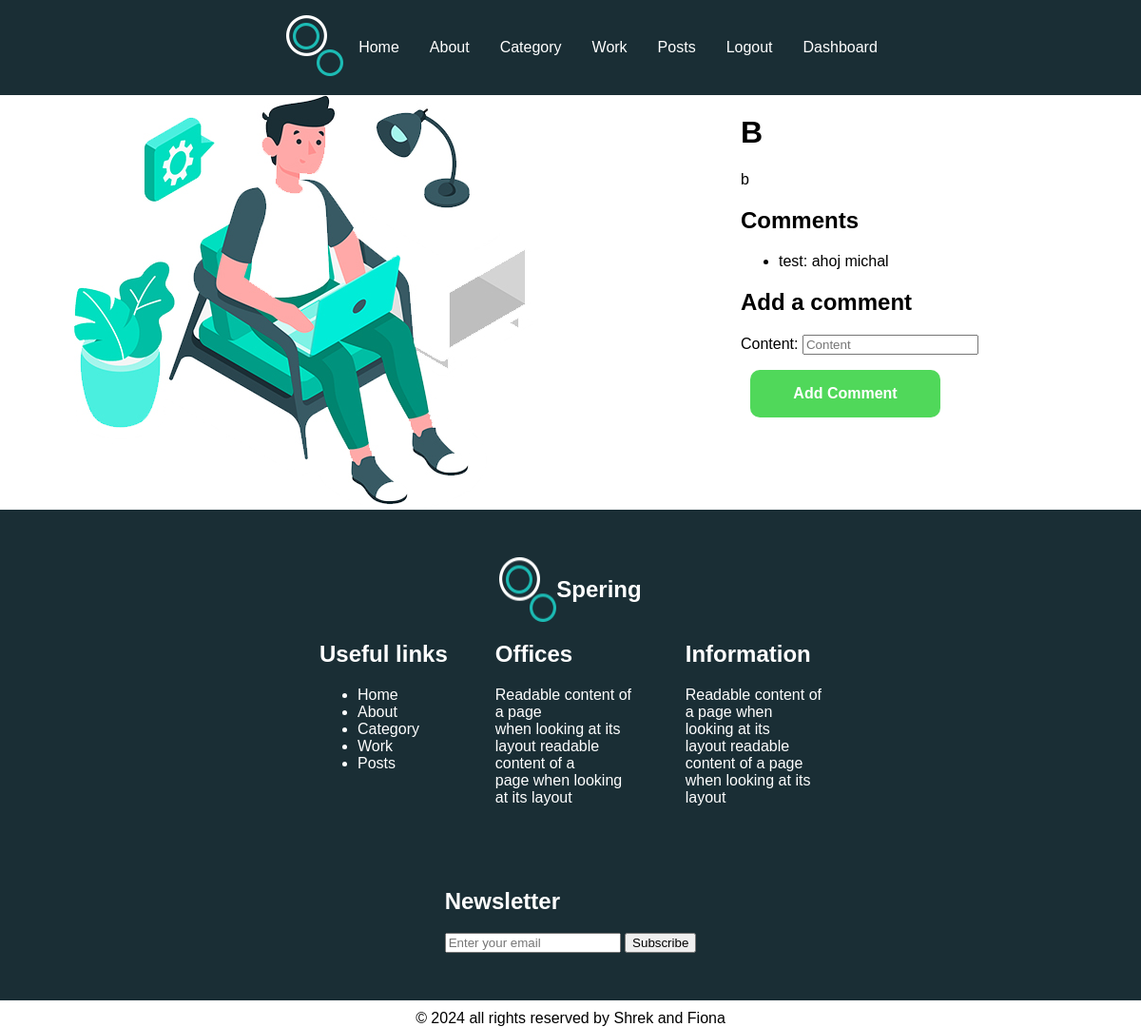
Page /post/13/ (signed in) on the earlier database version.
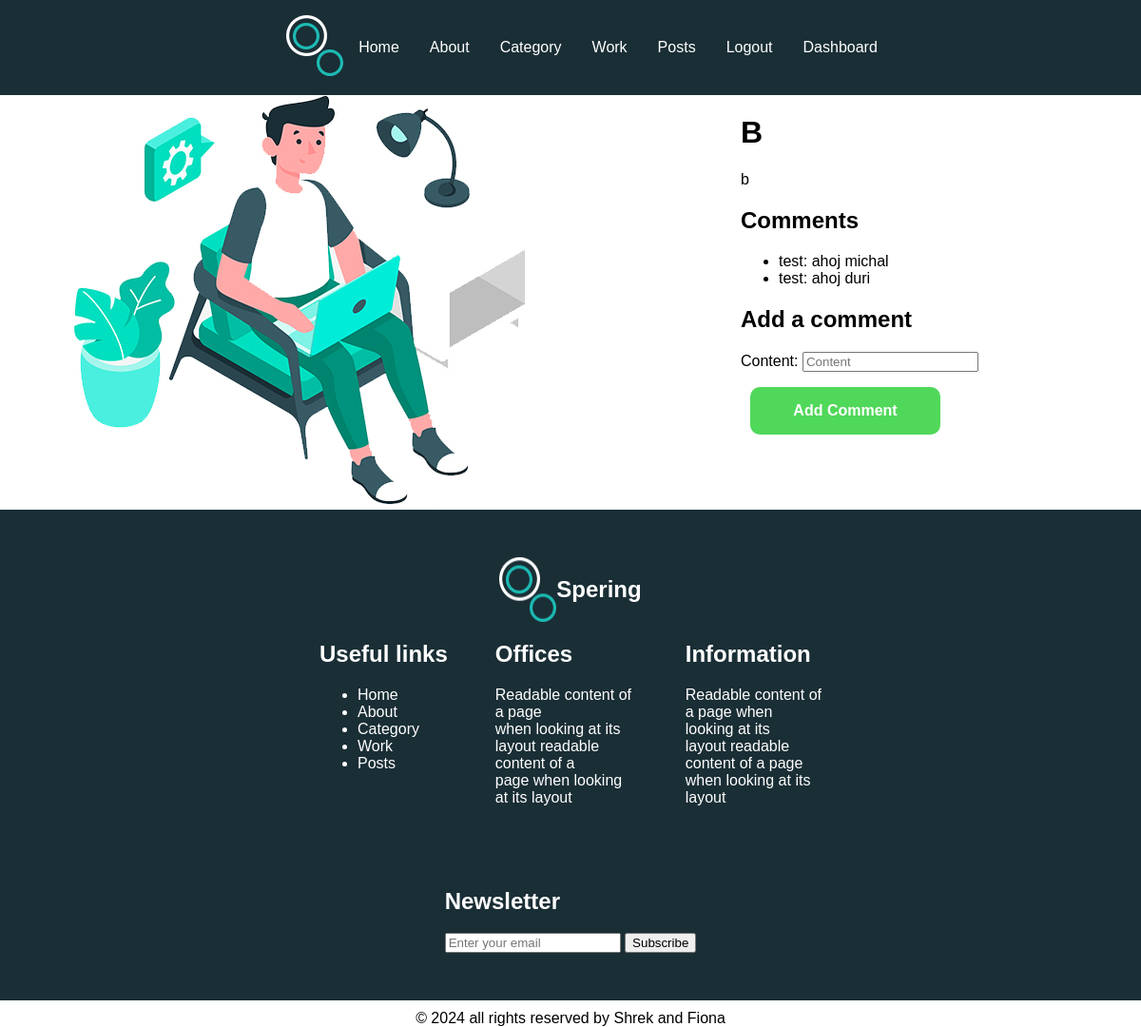
Same page on the later database version.
### myApp/models.py (models this page shows, shortened)
class Comment(models.Model):
    post = models.ForeignKey(Post, related_name='comments', on_delete=models.CASCADE)
    content = models.TextField(null=False)
    author_name = models.ForeignKey(User, on_delete=models.CASCADE)
    created_at = models.DateTimeField(auto_now=True)

### myApp/views.py (the view)
# urls.py: path('post/<int:post_id>/', views.post_detail, name='post_detail'),
@login_required
def post_detail(request, post_id):
    post = get_object_or_404(Post, id=post_id)
    comments = Comment.objects.filter(post=post)
    if request.method == 'POST':
        form = CommentForm(request.POST)
        if form.is_valid():
            comment = form.save(commit=False)
            comment.post = post
            comment.author_name = request.user
            comment.save()
            return redirect('post_detail', post_id=post.id)
    else:
        form = CommentForm()
    return render(request, 'myApp/post_detail.html', {'post': post, 'form': form, 'comments': comments})

### myApp/forms.py
class CommentForm(forms.ModelForm):
    class Meta:
        model = Comment
        fields = ['content']
        widgets = {
            'content': forms.TextInput(attrs={'class': 'form-control',
                                              'style': 'max-width: 500px;',
                                              'placeholder': 'Content'}),
        }

### myApp/context_processors.py (called while the page is built)
def genres_processor(request):
    return {'genres': Genre.objects.all()}

### myApp/templates/myApp/post_detail.html (shortened to what this page needs)
{% load static %}
<!DOCTYPE html>
<html lang="en">
<head>
    <link rel="stylesheet" href="{% static 'style.css' %}">
</head>
<body>
<div class="grid-layout container">
    {% include 'myApp/header.html' %}
    <div class="sidebar">
        <img src="{% static 'images/experience-img.jpg' %}" class="image indexImage" alt="">
    </div>
    <div class="main">
        <div class="mainText">
            <h1>{{ post.title }}</h1>
            <p>{{ post.content }}</p>
            <h2>Comments</h2>
            <ul>
                {% for comment in comments %}
                    <li>{{ comment.author_name }}: {{ comment.content }}</li>
                {% empty %}
                    <li>No comments yet.</li>
                {% endfor %}
            </ul>
            <h2>Add a comment</h2>
            <form method="post">
                {{ form.as_p }}
                <button type="submit" class="btn1">Add Comment</button>
            </form>
        </div>
    </div>
    {% include 'myApp/footer.html' %}
</div>
</body>
</html>

Differences in the rows shown:
added Comment: author_name "test", content "ahoj duri"
